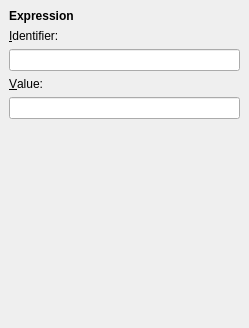
<ui version="4.0" >
 <class>Form</class>
 <widget class="QWidget" name="Form" >
  <property name="geometry" >
   <rect>
    <x>0</x>
    <y>0</y>
    <width>249</width>
    <height>328</height>
   </rect>
  </property>
  <layout class="QVBoxLayout" >
   <property name="margin" >
    <number>9</number>
   </property>
   <property name="spacing" >
    <number>6</number>
   </property>
   <item>
    <widget class="QLabel" name="label_9" >
     <property name="text" >
      <string>&lt;b>Expression&lt;/b></string>
     </property>
    </widget>
   </item>
   <item>
    <widget class="QLabel" name="label" >
     <property name="text" >
      <string>&amp;Identifier:</string>
     </property>
     <property name="buddy" >
      <cstring>identifier</cstring>
     </property>
    </widget>
   </item>
   <item>
    <widget class="QLineEdit" name="identifier" />
   </item>
   <item>
    <widget class="QLabel" name="label_3" >
     <property name="text" >
      <string>&amp;Value:</string>
     </property>
     <property name="buddy" >
      <cstring>value</cstring>
     </property>
    </widget>
   </item>
   <item>
    <widget class="QLineEdit" name="value" />
   </item>
   <item>
    <spacer>
     <property name="orientation" >
      <enum>Qt::Vertical</enum>
     </property>
     <property name="sizeHint" >
      <size>
       <width>166</width>
       <height>161</height>
      </size>
     </property>
    </spacer>
   </item>
  </layout>
 </widget>
 <resources/>
 <connections/>
</ui>
